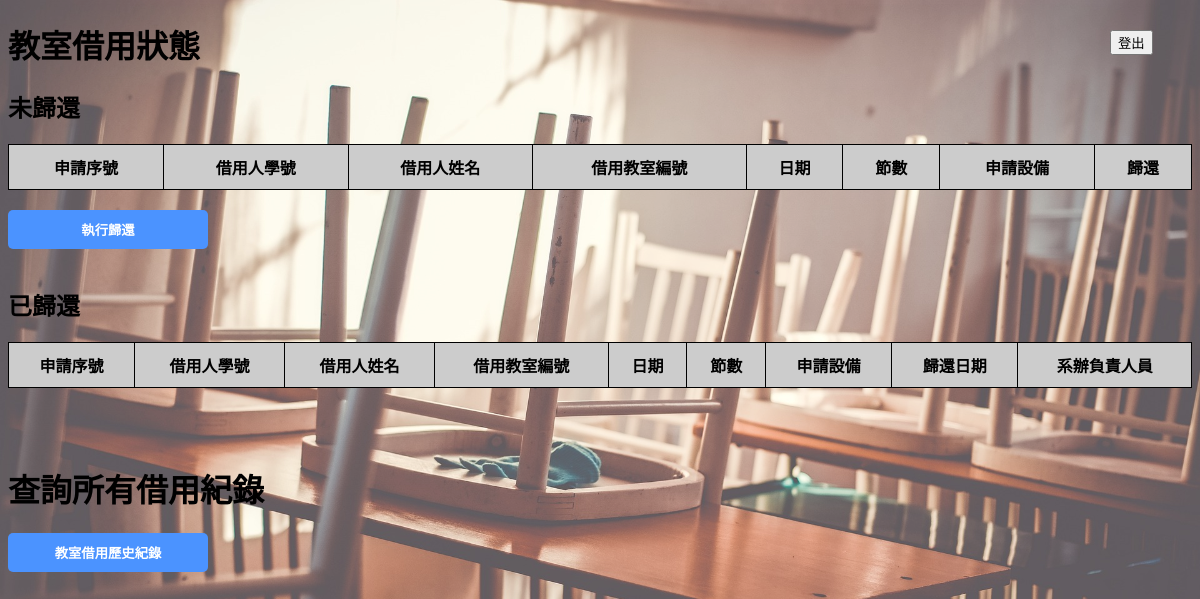
The page /Lab/project/office_homepage.php on the database as committed earlier.
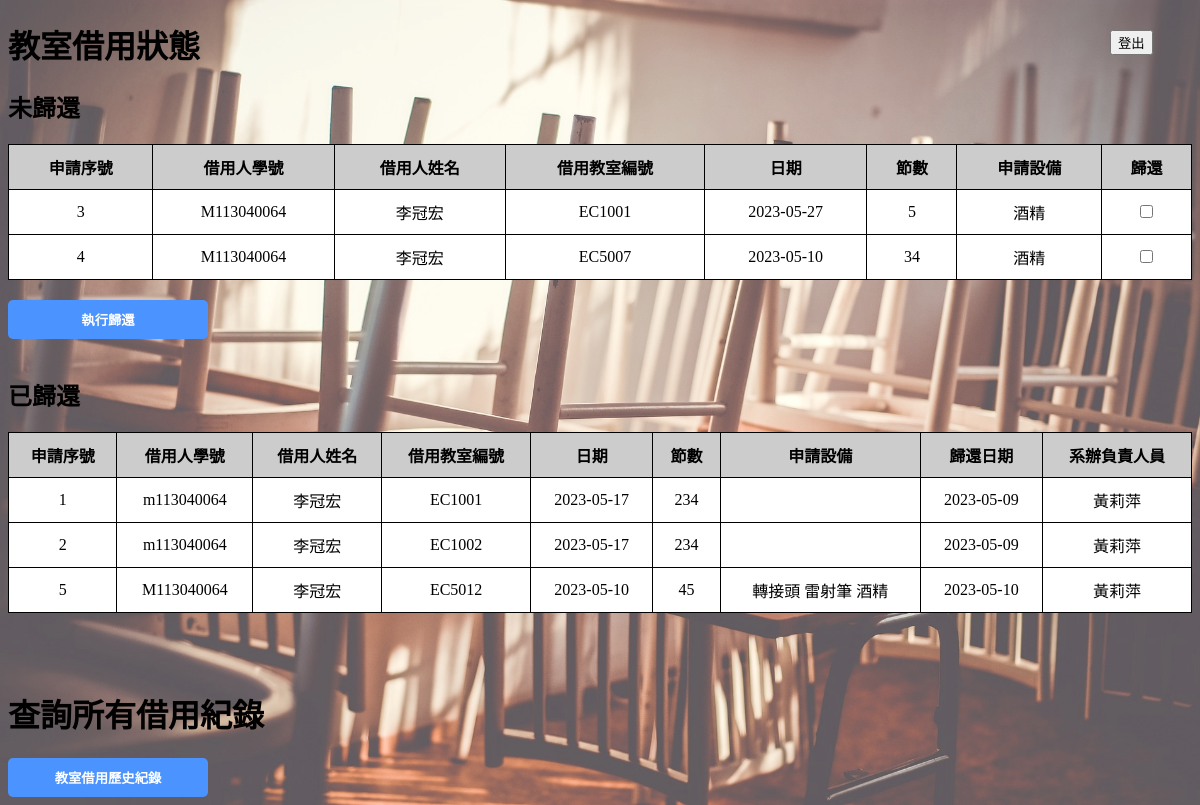
The same page on the database as committed later.
### Lab/project/office_homepage.php (the view, shortened to what this page needs)
<!DOCTYPE html>
<html>
<head>
</head>
<body>
	<form action='logout.php' method='POST' style='width: 70px; height: 50px; position: absolute; top: 30px; right: 20px;' >
		<button type='submit' name='logout'>登出</button><br><br>
	</form>
	<h1>教室借用狀態</h1>
	<h2>未歸還</h2>
	<form action="office_management.php", method="POST">
		<table>
			<tr>
				<th>申請序號</th>
				<th>借用人學號</th>
				<th>借用人姓名</th>
				<th>借用教室編號</th>
				<th>日期</th>
				<th>節數</th>
				<th>申請設備</th>
				<th>歸還</th>
			</tr>
			<?php
				$connect = new mysqli("localhost", "root", "", "資料庫");
				$apply = mysqli_query($connect, "SELECT * FROM 申請資料表");
				if(mysqli_num_rows($apply)){
					while($apply_row = mysqli_fetch_assoc($apply)){
						if($apply_row['歸還日期'] == "" && $apply_row['系辦人員'] == ""){
							$seq = $apply_row["申請序號"];
							$periods = "";
							$date_period = mysqli_query($connect, "SELECT *
																	FROM 申請日期和節數表
																	WHERE 申請序號 = $seq");
							while($date_row = mysqli_fetch_assoc($date_period)){
								$date = $date_row['日期'];
								$periods .= $date_row['節數'];
							}
							$devices = "";
							$device_query = mysqli_query($connect, "SELECT *
																	FROM 申請設備表
																	JOIN 設備資料表
																	ON 申請設備表.附加申請設備編號 = 設備資料表.設備編號
																	WHERE 申請序號 = $seq");
							while($device_row = mysqli_fetch_assoc($device_query)){
								$devices .= $device_row['設備名稱']." ";
							}
							echo "<tr>
									<td>".$apply_row["申請序號"]."</td>
									<td>".$apply_row["借用人"]."</td>
									<td>".$apply_row["姓名"]."</td>
									<td>".$apply_row["教室編號"]."</td>
									<td>".$date."</td>
									<td>".$periods."</td>
									<td>".$devices."</td>
									<td>
										<input type='checkbox' id='checkbox' name='return{$apply_row["申請序號"]}'>
									</td>
								</tr>";
						}
					}
				}
			?>
		</table>
		<input type="submit" value="執行歸還">
	</form><br>
	<h2>已歸還</h2>
	<form>
		<table>
			<tr>
				<th>申請序號</th>
				<th>借用人學號</th>
				<th>借用人姓名</th>
				<th>借用教室編號</th>
				<th>日期</th>
				<th>節數</th>
				<th>申請設備</th>
				<th>歸還日期</th>
				<th>系辦負責人員</th>
			</tr>
			<?php
				$connect = new mysqli("localhost", "root", "", "資料庫");
				$apply = mysqli_query($connect, "SELECT * FROM 申請資料表");
				if(mysqli_num_rows($apply)){
					while($apply_row = mysqli_fetch_assoc($apply)){
						if($apply_row['歸還日期'] != "" && $apply_row['系辦人員'] != ""){
							$seq = $apply_row["申請序號"];
							$periods = "";
							$date_period = mysqli_query($connect, "SELECT *
																	FROM 申請日期和節數表
																	WHERE 申請序號 = $seq");
							while($date_row = mysqli_fetch_assoc($date_period)){
								$date = $date_row['日期'];
								$periods .= $date_row['節數'];
							}
							$devices = "";
							$device_query = mysqli_query($connect, "SELECT *
																	FROM 申請設備表
																	JOIN 設備資料表
																	ON 申請設備表.附加申請設備編號 = 設備資料表.設備編號
																	WHERE 申請序號 = $seq");
							while($device_row = mysqli_fetch_assoc($device_query)){
								$devices .= $device_row['設備名稱']." ";
							}
							echo "<tr>
									<td>".$apply_row["申請序號"]."</td>
									<td>".$apply_row["借用人"]."</td>
									<td>".$apply_row["姓名"]."</td>
									<td>".$apply_row["教室編號"]."</td>
									<td>".$date."</td>
									<td>".$periods."</td>
									<td>".$devices."</td>
									<td>".$apply_row["歸還日期"]."</td>
									<td>".$apply_row["系辦人員"]."</td>
								</tr>";
						}
					}
				}
			?>
		</table>
	</form>
	<br><br>
	<h1>查詢所有借用紀錄</h1>
	<form action="borrow_record.php", method="POST">
		<input type="submit" value="教室借用歷史紀錄">
	</form>
</body>
</html>

Rows that differ between the two databases and show on the page:
added 申請資料表: 申請序號 "3", 借用人 "M113040064", 姓名 "李冠宏", 教室編號 "EC1001", 申請日期和節數表.日期 "2023-05-27", periods "5", devices "酒精", shown under "未歸還"
added 申請資料表: 申請序號 "4", 借用人 "M113040064", 姓名 "李冠宏", 教室編號 "EC5007", 申請日期和節數表.日期 "2023-05-10", periods "34", devices "酒精", shown under "未歸還"
added 申請資料表: 申請序號 "1", 借用人 "m113040064", 姓名 "李冠宏", 教室編號 "EC1001", 申請日期和節數表.日期 "2023-05-17", periods "234", 歸還日期 "2023-05-09", 系辦人員 "黃莉萍", shown under "已歸還"
added 申請資料表: 申請序號 "2", 借用人 "m113040064", 姓名 "李冠宏", 教室編號 "EC1002", 申請日期和節數表.日期 "2023-05-17", periods "234", 歸還日期 "2023-05-09", 系辦人員 "黃莉萍", shown under "已歸還"
added 申請資料表: 申請序號 "5", 借用人 "M113040064", 姓名 "李冠宏", 教室編號 "EC5012", 申請日期和節數表.日期 "2023-05-10", periods "45", devices "轉接頭 雷射筆 酒精", 歸還日期 "2023-05-10", 系辦人員 "黃莉萍", shown under "已歸還"
